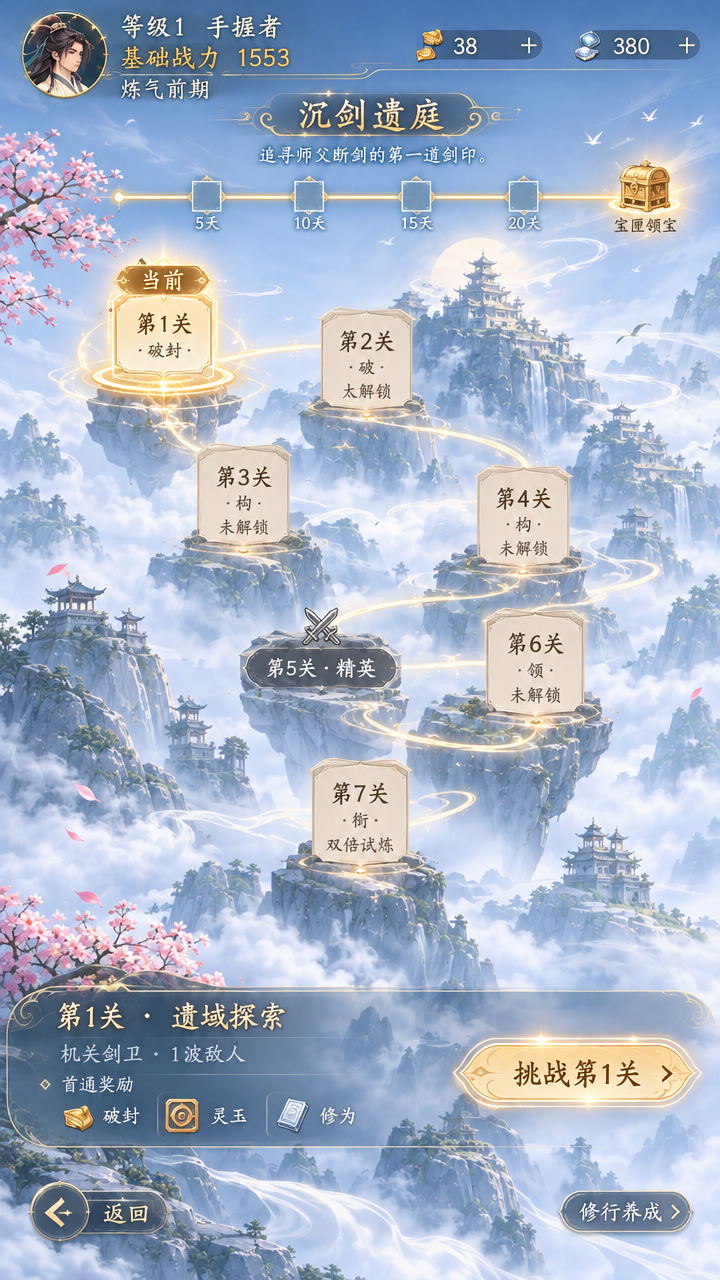
#> input picture Tools/BagReskin/ResourceCache/bag-20261125/raw/bag.png, 720 x 1280 px
$ python grid.py
#> lines starting #> are read from the running program, lines starting #| are printed output that depends on the picture
import glob
import shutil
from PIL import Image, ImageDraw

RAW = "ResourceCache/bag-20261125/raw"
OUT = "ResourceCache/bag-20261125/processed"

import os
os.makedirs(RAW, exist_ok=True)
os.makedirs(OUT, exist_ok=True)

shutil.copyfile("Art/背包/效果图.png", f"{RAW}/bag.png")
src = glob.glob(r"C:/Users/admin/AppData/Local/Temp/claude/**/images/1.webp", recursive=True)
if src:
    Image.open(src[0]).convert("RGB").save(f"{RAW}/detail.png")
    print("detail copied from", src[0])

for name in ["bag", "detail"]:
    im = Image.open(f"{RAW}/{name}.png").convert("RGB")
#> im is the input picture: PIL image 720x1280 RGB; mean R, G, B 169.3, 181.8, 202.7
    print(name, im.size)
#| bag (720, 1280)
    d = ImageDraw.Draw(im)
    step = 100
    for x in range(0, im.width, 50):
        major = x % step == 0
        d.line([(x, 0), (x, im.height)], fill=(255, 0, 0) if major else (255, 170, 170), width=2 if major else 1)
        if major:
            d.text((x + 2, 2), str(x), fill=(255, 0, 0))
    for y in range(0, im.height, 50):
        major = y % step == 0
        d.line([(0, y), (im.width, y)], fill=(255, 0, 0) if major else (255, 170, 170), width=2 if major else 1)
        if major:
            d.text((2, y + 2), str(y), fill=(255, 0, 0))
    im.save(f"{OUT}/_grid-{name}.png")
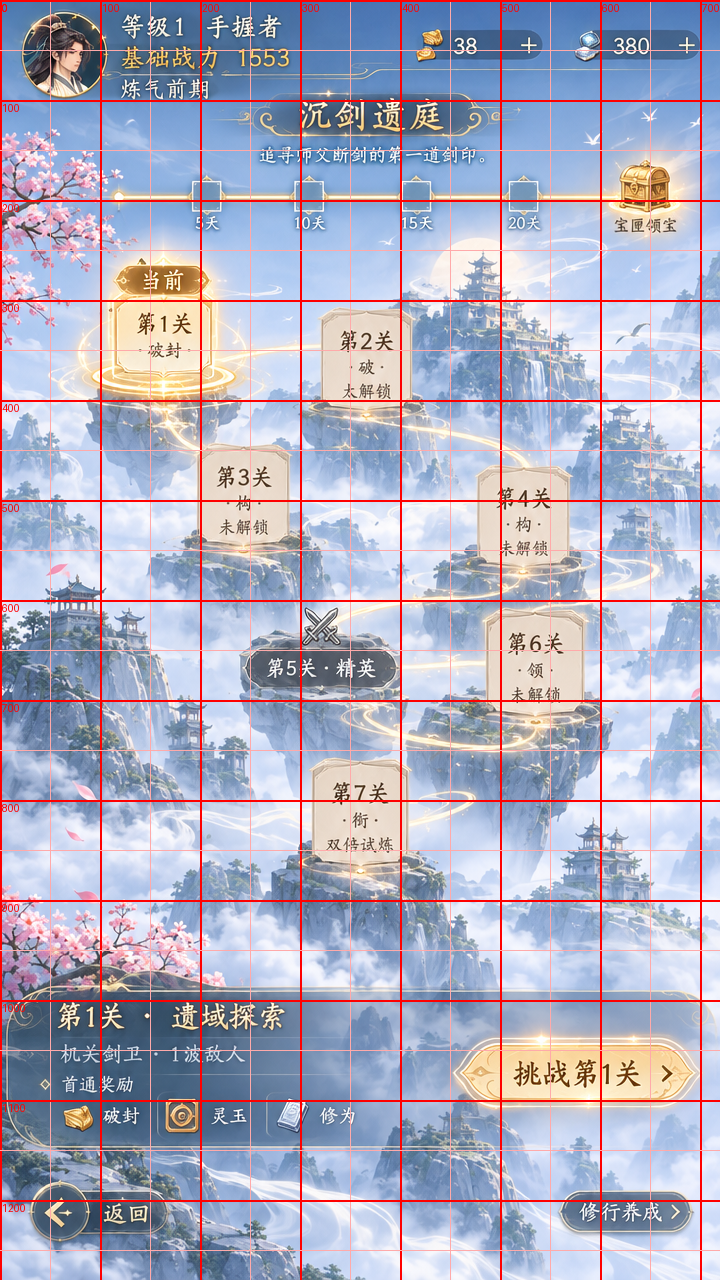
#> saved as _grid-bag.png: PIL image 720x1280 RGB; mean R, G, B 174.9, 173.9, 193.5
#> (the run stopped early here; a loop or call above may not have finished)
